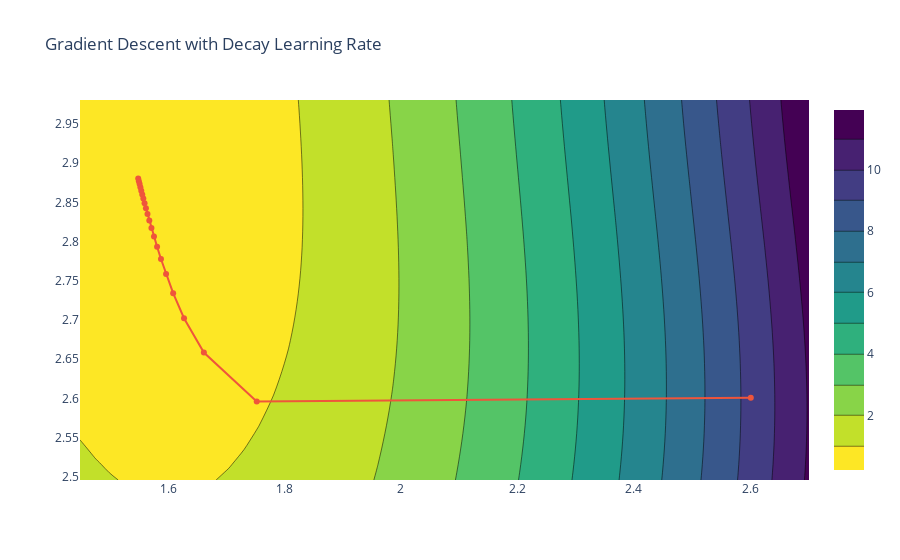

The notebook cell this image was saved under:
### Code cell
contour_plot('Gradient Descent with Decay Learning Rate', thetas_decay, average_squared_loss, sin_model, x, y)

### Figure 1 — Plotly figure (JSON) as saved in the notebook; plotly's stock layout.template omitted (floating-point values rounded to 4 significant figures; data arrays with more than 128 entries replaced by an {"elided": "..."} marker saying what was removed)
{"data": [{"autocontour": true, "colorscale": [[0, "#440154"], [0.1111, "#482878"], [0.2222, "#3e4989"], [0.3333, "#31688e"], [0.4444, "#26828e"], [0.5556, "#1f9e89"], [0.6667, "#35b779"], [0.7778, "#6ece58"], [0.8889, "#b5de2b"], [1, "#fde725"]], "contours": {"end": 11, "size": 1, "start": 1}, "reversescale": true, "type": "contour", "x": [1.449, 1.474, 1.5, 1.525, 1.551, 1.576, 1.602, 1.628, 1.653, 1.679, 1.704, 1.73, 1.755, 1.781, 1.806, 1.832, 1.858, 1.883, 1.909, 1.934, 1.96, 1.985, 2.011, 2.037, 2.062, 2.088, 2.113, 2.139, 2.164, 2.19, 2.215, 2.241, 2.267, 2.292, 2.318, 2.343, 2.369, 2.394, 2.42, 2.445, 2.471, 2.497, 2.522, 2.548, 2.573, 2.599, 2.624, 2.65, 2.675, 2.701], "y": [2.496, 2.506, 2.516, 2.526, 2.536, 2.545, 2.555, 2.565, 2.575, 2.585, 2.595, 2.605, 2.615, 2.625, 2.634, 2.644, 2.654, 2.664, 2.674, 2.684, 2.694, 2.704, 2.714, 2.723, 2.733, 2.743, 2.753, 2.763, 2.773, 2.783, 2.793, 2.803, 2.812, 2.822, 2.832, 2.842, 2.852, 2.862, 2.872, 2.882, 2.892, 2.901, 2.911, 2.921, 2.931, 2.941, 2.951, 2.961, 2.971, 2.981], "z": {"elided": "50x50 float values"}}, {"mode": "lines+markers", "name": "theta Values", "type": "scatter", "x": [2.601, 1.752, 1.661, 1.627, 1.609, 1.597, 1.588, 1.581, 1.576, 1.571, 1.568, 1.565, 1.562, 1.56, 1.557, 1.556, 1.554, 1.552, 1.551, 1.55, 1.549], "y": [2.601, 2.596, 2.658, 2.702, 2.734, 2.759, 2.778, 2.793, 2.806, 2.817, 2.827, 2.835, 2.843, 2.849, 2.855, 2.86, 2.865, 2.869, 2.873, 2.877, 2.881]}], "layout": {"autosize": true, "title": {"text": "Gradient Descent with Decay Learning Rate"}, "xaxis": {"autorange": true, "range": [1.449, 2.701], "type": "linear"}, "yaxis": {"autorange": true, "range": [2.496, 2.981], "type": "linear"}}}
